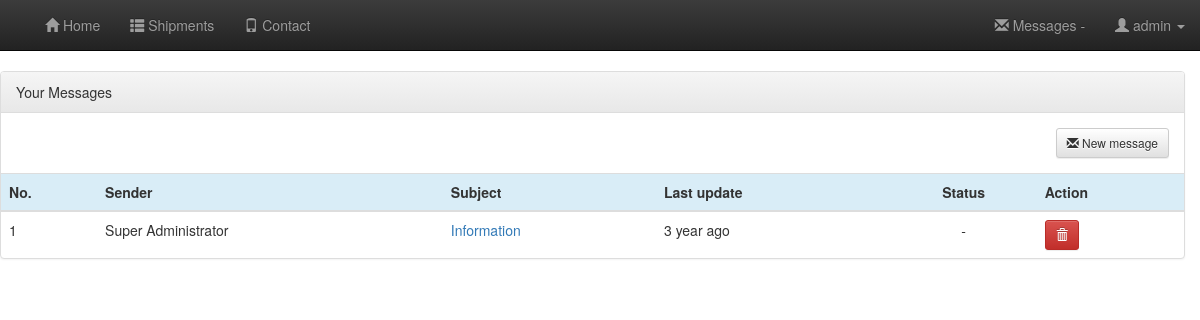
Page /messages.php?messages=list (signed in) on the committed database.
### tables this page shows
CREATE TABLE `users` (
  `user_id` int(11) NOT NULL,
  `login` varchar(32) NOT NULL,
  `password` varchar(255) NOT NULL,
  `first_name` varchar(55) NOT NULL,
  `last_name` varchar(80) NOT NULL,
  `job_title` varchar(255) DEFAULT NULL,
  `cellphone` varchar(25) NOT NULL DEFAULT '',
  `landline_phone` varchar(25) NOT NULL DEFAULT '',
  `email` varchar(200) NOT NULL,
  `company_id` int(1) NOT NULL DEFAULT '0',
  `allow_email` int(1) NOT NULL DEFAULT '0',
  `permissions` int(1) NOT NULL DEFAULT '0',
  `last_logged_in` datetime DEFAULT NULL,
  `picture` varchar(150) DEFAULT NULL,
  `type` enum('Normal','Employee','Administrator','Super-Administrator') NOT NULL DEFAULT 'Normal',
  `active` int(1) NOT NULL DEFAULT '0'
);

CREATE TABLE `conversations` (
  `conversation_id` int(8) NOT NULL,
  `conversation_subject` varchar(150) NOT NULL
);

### core/init.php (called while the page is built, shortened)
<?php
require_once 'database/connect.php';
require_once 'functions/general.php';
require_once 'functions/users.php';
if (logged_in() === true) {
	$session_user_id = $_SESSION['user_id'];
	$user_data = user_data(
	   $session_user_id
	, 'user_id'
	, 'login'
	, 'first_name'
	, 'last_name'
	, 'cellphone'
	, 'landline_phone'
	, 'company_id'
	, 'permissions'
	, 'type'
	, 'email'
	, 'allow_email'
	, 'password'
	, 'picture'
	);
}
?>

### core/database/connect.php (called while the page is built, shortened)
<?php
$t_users = "users";
$t_conversations = "conversations";
$t_conversations_members = "conversations_members";
$t_conversations_messages = "conversations_messages";
?>

### core/functions/general.php (called while the page is built, shortened)
<?php
function sanitize($data) {
	global $connect;
    return htmlentities(strip_tags(mysqli_real_escape_string($connect, $data)));
}
?>

### core/functions/users.php (called while the page is built, shortened)
<?php
function time_has_passed($datetime, $full = false) {
    $now = new DateTime;
    $ago = new DateTime($datetime);
    $diff = $now->diff($ago);
    $diff->w = floor($diff->d / 7);
    $diff->d -= $diff->w * 7;
    $string = array(
        'y' => 'year',
        'm' => 'month',
        'w' => 'week',
        'd' => 'day',
        'h' => 'hour',
        'i' => 'minutes',
        's' => 'seconds',
    );
    foreach ($string as $k => &$v) {
        if ($diff->$k) {
            $v = $diff->$k . ' ' . $v . ($diff->$k > 1 ? '' : '');
        } else {
            unset($string[$k]);
        }
    }
    if (!$full) $string = array_slice($string, 0, 1);
    return $string ? implode(', ', $string) . ' ago' : 'now';
}
function get_conversation_author($conversation_id) {
	global $connect, $t_conversations_messages, $t_users;
	$conversation_id = (int)$conversation_id;
	$t_conversations_messages = sanitize($t_conversations_messages);
	$t_users = sanitize($t_users);
	$sql = "SELECT
				  CONCAT(u.first_name,' ',u.last_name) AS sender
				, con_mes.user_id AS sender_id
			FROM ".$t_conversations_messages." con_mes
			INNER JOIN
				(
					SELECT conversation_id, MIN(date_sent) MinDate
					FROM ".$t_conversations_messages."
					GROUP BY conversation_id
				) t ON con_mes.conversation_id = t.conversation_id AND con_mes.date_sent = t.MinDate
			INNER JOIN ".$t_users." u ON u.user_id = con_mes.user_id
			WHERE con_mes.conversation_id = {$conversation_id}";
	$result = $connect->query($sql);
	$tablica_nadawca = array();
	if ($row = $result->fetch_assoc()) {
		$tablica_nadawca[] = array(
			'sender_id' 	=> $row['sender_id'],
			'sender' 		=> $row['sender'],
		);
	}
	if (!$result) {
		return false;
	} else {
		return $tablica_nadawca;
	}
}
function get_conversations_sum() {
	global $connect, $t_conversations, $t_conversations_messages, $t_conversations_members;
	$t_conversations = sanitize($t_conversations);
	$t_conversations_messages = sanitize($t_conversations_messages);
	$t_conversations_members = sanitize($t_conversations_members);
	$sql = "SELECT
				  k.conversation_id
				, k.conversation_subject
				, MAX(con_mes.date_sent) AS conversation_last_answer
				, MAX(con_mes.date_sent) > (con_mem.conversation_last_viewed) AS conversation_unreaded
			FROM ".$t_conversations." AS k
			LEFT JOIN ".$t_conversations_messages." AS con_mes ON k.conversation_id = con_mes.conversation_id
			INNER JOIN ".$t_conversations_members." AS con_mem ON k.conversation_id = con_mem.conversation_id
			WHERE con_mem.user_id = {$_SESSION['user_id']}
			AND con_mem.conversation_deleted = 0
			GROUP BY k.conversation_id
			ORDER BY conversation_last_answer DESC
			";
	$result = mysqli_query($connect, $sql);
	$conversations = array();
	while ($row = $result->fetch_assoc()) {
		$conversations[] = array(
			'id' 				=> $row['conversation_id'],
			'subject' 			=> $row['conversation_subject'],
			'last_answer' 		=> $row['conversation_last_answer'],
			'unread_messages' => ($row['conversation_unreaded'] == 1)
		);
	}
	return $conversations;
}
function user_active($login){
	global $connect, $t_users;
	$t_users = sanitize($t_users);
	$login = sanitize($login);
	$query = "SELECT user_id FROM ".$t_users." WHERE login=? AND active=1";
	$result = $connect->prepare($query);
	$result->bind_param('s', $login);
	$result->execute();
	$result->store_result();
	return ($result->num_rows === 1);
}
function user_data($user_id) {
	global $connect, $t_users;
	$t_users = sanitize($t_users);
	$user_id = (int)$user_id;
	$func_num_args 	= func_num_args();
	$func_get_args 	= func_get_args();
	if ($func_num_args > 1 ) {
		unset($func_get_args[0]);
		$fields = '`' . implode('`, `', $func_get_args) . '`';
		$fields = str_replace('`','',$fields);
		$query="SELECT $fields FROM `".$t_users."` WHERE `user_id` = $user_id";
		$result = mysqli_query($connect, $query) or die(mysqli_error($connect));
		if($data = $result->fetch_assoc()) {
			return $data;
		}
	}
}
?>

### messages/list.php (the view, shortened to what this page needs)
<?php
$conversations = get_conversations_sum();
?>
<div class="row">
	<div class="panel panel-default">
        <div class="panel-heading"><?php echo TXT_YOUR_MESSAGES; ?></div>
        <div class="panel-body">
			<div class="btn-group pull-right" role="group" aria-label="...">
				<button class="btn btn-sm btn-default" data-original-title="Message" data-toggle="tooltip" type="button" onclick="<?php echo "location.href='messages.php?messages=list&action=new'";?>" name="cmdMsg"><span class="glyphicon glyphicon-envelope"></span>&nbsp;<?php echo TXT_NEW_MESSAGE; ?></button>
			</div>
        </div>
		<div class="table-responsive">
			<table class="table table-hover table-sm table-responsive">
				<thead>
					<tr class="info">
						<th><?php echo TBL_NUMERO; ?></th>
						<th><?php echo TBL_SENDER; ?></th>
						<th><?php echo TBL_SUBJECT; ?></th>
						<th><?php echo TBL_LAST_UPDATE; ?></th>
						<th><center><?php echo TBL_STATUS; ?></center></th>
						<th><?php echo TBL_ACTION; ?></th>
					</tr>
				</thead>
				<tbody>
	<?php
	$No=1;
	foreach ($conversations as $conversation) {
	?>
					<tr>
						<td><?php echo $No++; ?></td>
						<td>
							<?php
							$array_sender = get_conversation_author($conversation['id']);
							if ($array_sender === false) {
									$error[] = ERR_ERROR;
							} else {
								foreach ($array_sender as $sender) {
									if ($sender['sender_id'] == $user_data['user_id']) {
										echo TBL_ME;
									} else {
										echo $sender['sender'];
									}
								}
							}
							?>
						</td>
						<td><a href="messages.php?messages=list&amp;action=preview&conversation_id=<?php echo $conversation['id']; ?>"><?php echo $conversation['subject']; ?></a></td>
						<td><?php echo time_has_passed(date('Y-m-d H:i:s', $conversation['last_answer'])); ?></td>
						<td align="center">
						<?php
						if ($conversation['unread_messages']) {
						?>
							<a href="messages.php?messages=list&amp;action=preview&conversation_id=<?php echo $conversation['id']; ?>" class="btn btn-info btn-sm">&nbsp;<?php echo TBL_NEW; ?></a>
						<?php
						} else {
							echo '-';
						}
						?>
						</td>
						<td><a href="messages.php?messages=list&amp;action=delete&amp;conversation_id=<?php echo $conversation['id']; ?>" class="btn btn-danger btn-sm" onclick="return confirm('<?php echo TXT_ARE_YOU_SURE; ?>')"><span class="glyphicon glyphicon-trash"></span></a></td>
					</tr>
	<?php
	}
	?>
				</tbody>
			</table>
		</div>
	</div>
</div>

### inc/menu.php (shortened to what this page needs)
<nav class="navbar navbar-inverse navbar-static-top">
	<div class="container-fluid">
		<div class="navbar-header">
			<span class="navbar-brand"></span>
		</div>
		<div class="collapse navbar-collapse">
			<ul class="nav navbar-nav navbar-left">
				<li><a href="home.php"><span class="glyphicon glyphicon-home"></span>&nbsp;<?php echo MENU_HOME; ?><span class="sr-only">(current)</span></a></li>
				<li><a href="shipments.php?shipments=all"><span class="glyphicon glyphicon-th-list"></span>&nbsp;<?php echo MENU_SHIPMENTS; ?></a></li>
				<li><a href="contact.php"><span class="glyphicon glyphicon-phone"></span>&nbsp;<?php echo MENU_CONTACT; ?></a></li>
			</ul>
			<ul class="nav navbar-nav navbar-right">
				<li>
					<a href="messages.php?messages=list"><span class="glyphicon glyphicon-envelope"></span>&nbsp;<?php echo MENU_MESSAGES; ?>&nbsp;<span class="how_many_messages">-</span></a>
				</li>
				<li class="dropdown">
					<a href="#" class="dropdown-toggle" data-toggle="dropdown" role="button" aria-haspopup="true" aria-expanded="false"><span class="glyphicon glyphicon-user"></span>&nbsp;<?php echo $user_data['login']; ?>&nbsp;<span class="caret"></span></a>
				</li>
			</ul>
		</div>
	</div>
</nav>

### css/style.css (style rules this page uses)
body { background:#f9f9f9; }
.navbar-brand { font-family:"Lucida Handwriting"; }

### css/pagination.css (style rules this page uses)
html { height: 100%; width: 100%; }
body { height: 100%; width: 100%; margin: 0; padding: 0; border: 0; background: #FFF; font: 13px/15px Verdana, Arial, Halvetica, sans-serif; }

### rows in the picture
users: login "admin"
conversations: sender "Super Administrator", conversation_subject "Information", last_answer "3 year ago"

### other values in the picture
MENU_HOME "Home"
MENU_SHIPMENTS "Shipments"
MENU_CONTACT "Contact"
MENU_MESSAGES "Messages"
TXT_YOUR_MESSAGES "Your Messages"
TXT_NEW_MESSAGE "New message"
TBL_NUMERO "No."
TBL_SENDER "Sender"
TBL_SUBJECT "Subject"
TBL_LAST_UPDATE "Last update"
TBL_STATUS "Status"
TBL_ACTION "Action"
